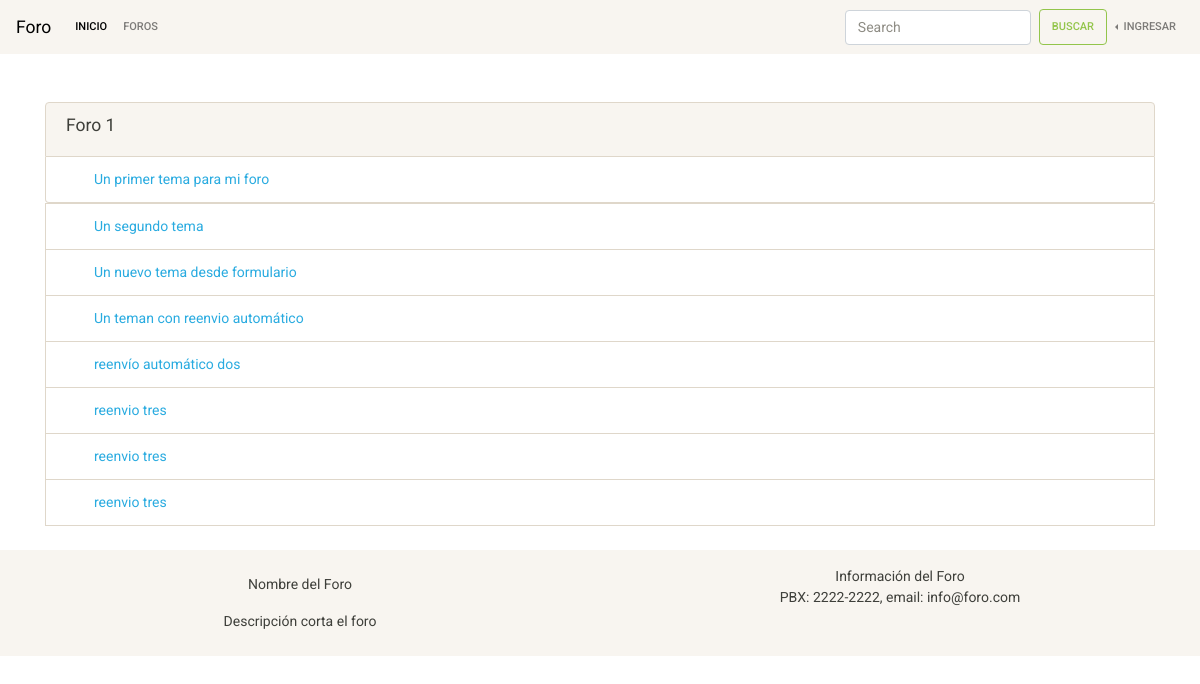
Page /forum/foro-1/ on the committed database.
### apps/forum/models.py (models this page shows, shortened)
class Forum(models.Model):
    title = models.CharField(_("Title"), max_length=200150, unique=True)
    description = models.CharField(_("Description"), max_length=250)
    section = models.ForeignKey(Section, on_delete=models.CASCADE)
    slug = models.SlugField(max_length=50, unique=True)

class Subject(models.Model):
    author = models.ForeignKey(settings.AUTH_USER_MODEL, on_delete=models.CASCADE,)
    title = title = models.CharField(_("Title"), max_length=150)
    publish_date = models.DateTimeField(_("Date of publication"), auto_now_add=True)
    text = models.TextField(_("Text"),)
    forum = models.ForeignKey(Forum, on_delete=models.CASCADE)
    slug = models.SlugField(max_length=50, unique=True)
    def get_absolute_url(self):
        return reverse("subject_detail", kwargs={"slug": self.slug})

### apps/forum/views.py (the view)
# urls.py: path('<slug:slug>/', ForumsDetailView.as_view(), name='forums_detail'),
class ForumsDetailView(DetailView):
    model = Forum
    template_name = "forum/forums.html"

### apps/forum/templates/forum/forums.html (shortened to what this page needs)
{% extends 'base.html' %}
{% load i18n %}
{% block content %}
<div class="container">
  <div class="row">
    <div class="col-12">
      <ul class="list-group pt-5">
        <li class="list-group-item bg-light">
          <h5>{{ object.title }}</h5>
        </li>
        {% for subject in object.subject_set.all %}
        <li class="list-group-item pl-5"><a class="text-info"
            href="{{ subject.get_absolute_url }}">{{ subject.title }}</a></li>
      </ul>
      {% endfor %}
    </div>
  </div>
</div>
{% endblock content %}

### rows in the picture
Forum: title "Foro 1"
Subject: title "Un primer tema para mi foro"
Subject: title "Un segundo tema"
Subject: title "Un nuevo tema desde formulario"
Subject: title "Un teman con reenvio automático"
Subject: title "reenvío automático dos"
Subject: title "reenvio tres"
Subject: title "reenvio tres"
Subject: title "reenvio tres"
